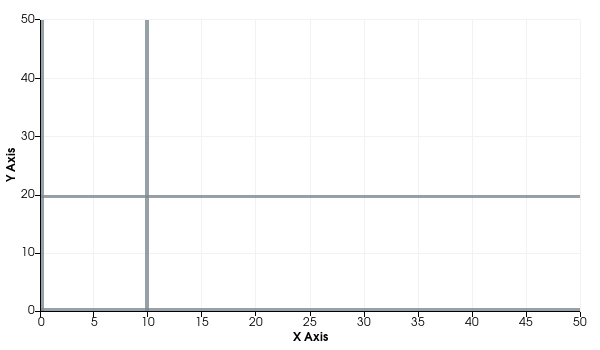

Write the Python code that produced this figure.
#!/usr/bin/env python
# Demonstrate plot range handles with vertical and horizontal orientation and synchronization.

import vtkmodules.vtkInteractionStyle  # noqa: F401
import vtkmodules.vtkRenderingContextOpenGL2  # noqa: F401
import vtkmodules.vtkRenderingOpenGL2  # noqa: F401

from vtkmodules.vtkChartsCore import vtkAxis, vtkChartXY, vtkPlotRangeHandlesItem
from vtkmodules.vtkRenderingContext2D import vtkContextActor
from vtkmodules.vtkRenderingCore import (
    vtkRenderWindow,
    vtkRenderWindowInteractor,
    vtkRenderer,
)

# Set up chart.
chart = vtkChartXY()
chart.GetAxis(vtkAxis.BOTTOM).SetRange(0, 50)
chart.GetAxis(vtkAxis.LEFT).SetRange(0, 50)

# Vertical handles.
v_range_item = vtkPlotRangeHandlesItem()
v_range_item.SetExtent(0, 10, 0, 30)
v_range_item.SynchronizeRangeHandlesOn()
chart.AddPlot(v_range_item)
v_range_item.ComputeHandlesDrawRange()

# Horizontal handles.
h_range_item = vtkPlotRangeHandlesItem()
h_range_item.SetHandleOrientationToHorizontal()
h_range_item.SynchronizeRangeHandlesOn()
h_range_item.SetExtent(0, 20, 0, 10)
chart.AddPlot(h_range_item)
h_range_item.ComputeHandlesDrawRange()

# Context actor and scene wiring.
context_actor = vtkContextActor()
scene = context_actor.GetScene()
scene.AddItem(chart)

# Renderer
renderer = vtkRenderer()
renderer.SetBackground(1.0, 1.0, 1.0)
scene.SetRenderer(renderer)
renderer.AddActor(context_actor)

# Window
render_window = vtkRenderWindow()
render_window.SetSize(600, 350)
render_window.SetMultiSamples(0)
render_window.AddRenderer(renderer)
render_window.SetWindowName("plot range handles item")

# Interactor
interactor = vtkRenderWindowInteractor()
interactor.SetRenderWindow(render_window)

interactor.Initialize()
interactor.Start()
